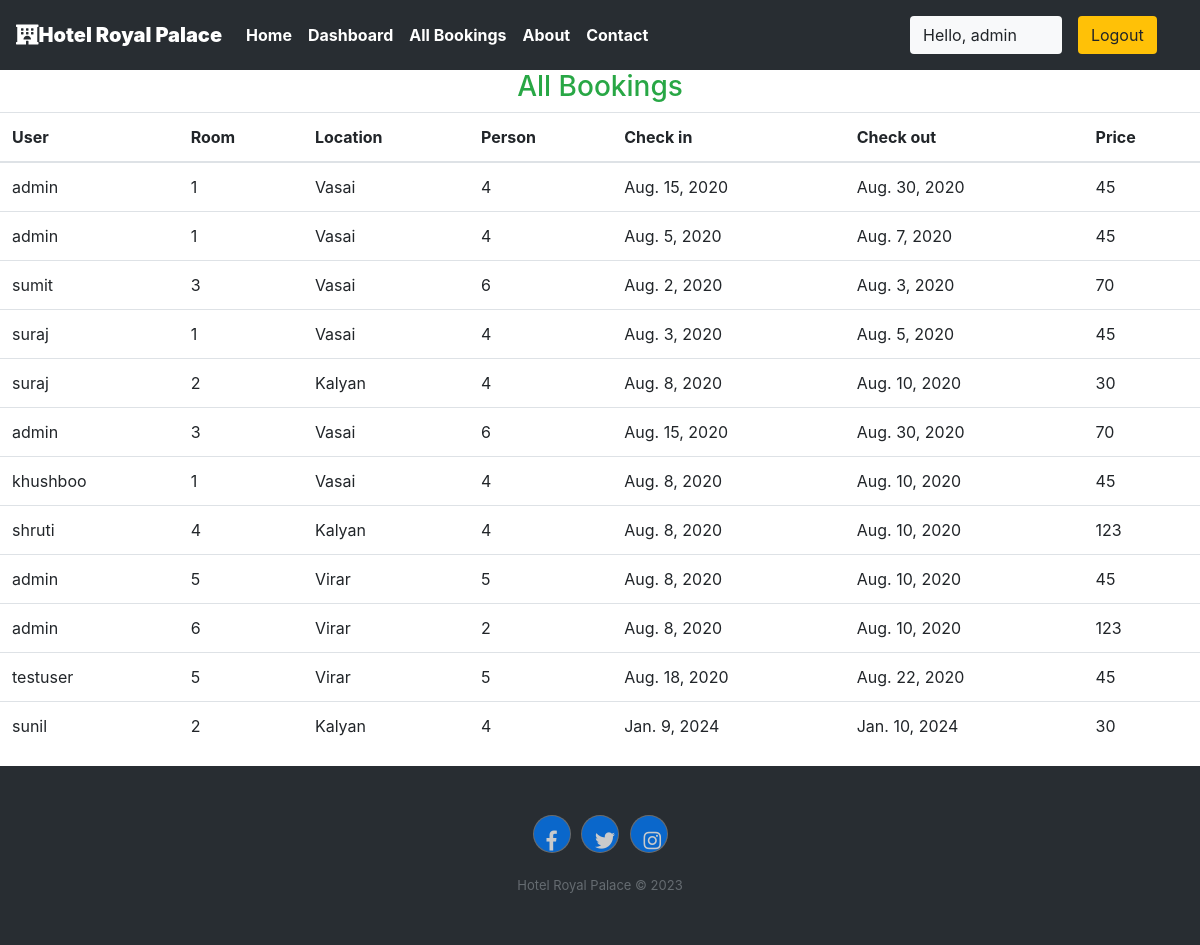
Page /staff/allbookings (signed in) on the committed database.
### krishna/models.py (models this page shows, shortened)
class Reservation(models.Model):
    check_in = models.DateField(auto_now =False)
    check_out = models.DateField()
    room = models.ForeignKey(Rooms, on_delete = models.CASCADE)
    guest = models.ForeignKey(User, on_delete= models.CASCADE)
    booking_id = models.CharField(max_length=100,default="null")

class Rooms(models.Model):
    ROOM_STATUS = (
    ("1", "available"),
    ("2", "not available"),
    )
    ROOM_TYPE = (
    ("1", "premium"),
    ("2", "deluxe"),
    ("3","basic"),
    )
    room_type = models.CharField(max_length=50,choices = ROOM_TYPE)
    capacity = models.IntegerField()
    price = models.IntegerField()
    size = models.IntegerField()
    hotel = models.ForeignKey(Hotels, on_delete = models.CASCADE)
    status = models.CharField(choices =ROOM_STATUS,max_length = 15)
    roomnumber = models.IntegerField()

class Hotels(models.Model):
    name = models.CharField(max_length=30,default="krishna")
    owner = models.CharField(max_length=20)
    location = models.CharField(max_length=50)
    state = models.CharField(max_length=50,default="maharashtra")
    country = models.CharField(max_length=50,default="india")

### krishna/views.py (the view)
# urls.py: path('staff/allbookings', views.all_bookings,name="allbookigs"),
@login_required(login_url='/staff')
def all_bookings(request):
    bookings = Reservation.objects.all()
    if not bookings:
        messages.warning(request,"No Bookings Found")
    return HttpResponse(render(request,'staff/allbookings.html',{'bookings':bookings}))

### templates/staff/allbookings.html (shortened to what this page needs)
{% extends 'basic.html' %}
{% block body %}
<h3 class="text-center  text-success">All Bookings </h3>
<table class="table">
    <thead>
        <th>User</th>
        <th>Room</th>
        <th>Location</th>
        <th>Person</th>
        <th>Check in</th>
        <th>Check out</th>
        <th>Price</th>
    </thead>
    {% for each_booking in bookings %}
    <tr>
        <td>{{each_booking.guest.username}}</td>
        <td>{{each_booking.room.roomnumber}}</td>
        <td>{{each_booking.room.hotel.location}}</td>
        <td>{{each_booking.room.capacity}}</td>
        <td>{{each_booking.check_in}}</td>
        <td>{{each_booking.check_out}}</td>
        <td>{{each_booking.room.price}}</td>
    </tr>
    {% endfor %}
</table>
{% endblock body %}

### templates/basic.html (shortened to what this page needs)
{% load static %}
<!DOCTYPE html>
<!DOCTYPE html>
<html lang="en">
<head>
    <link rel="stylesheet" href="https://use.fontawesome.com/releases/v5.7.0/css/all.css">
    <link rel="stylesheet" href="https://maxcdn.bootstrapcdn.com/bootstrap/4.5.0/css/bootstrap.min.css" >
</head>
<body>
    <div class="container-fluid px-0">
        <nav class="navbar navbar-expand-lg navbar-dark font-weight-bold" style="background-color:#282d32">
            <a class="navbar-brand text-bold bg-black " href="/"><i class="fas fa-hotel text-"></i><b>Hotel Royal Palace</b></a>
            <div class="collapse navbar-collapse " id="navbarSupportedContent">
                <ul class="navbar-nav mr-auto ">
                    <li class="nav-item active">
                        <a class="nav-link text-bold " href="/home"> Home</a>
                    </li>
                    {% if user.is_staff %}
                    <li class="nav-item active">
                        <a class="nav-link text-bold" href="/staff/panel">Dashboard </a>
                    </li>
                    {% elif user.is_staff == False and user.is_authenticated %}
                    <li class="nav-item active">
                            <a class="nav-link text-bold" href="/user/bookings">My Bookings </a>
                        </li>
                    {% endif %}
                    {% if user.is_staff %}
                    <li class="nav-item active">
                            <a class="nav-link text-bold" href="/staff/allbookings">All Bookings </a>
                        </li>
                    {% endif %}
                    <li class="nav-item active">
                        <a class="nav-link text-bold" href="/about">About</a>
                    </li>
                    <li class="nav-item active">
                        <a class="nav-link text-bold" href="/contact">Contact </a>
                    </li>
                </ul>
                {% if user.is_authenticated %}
                      <button class="btn btn-group bg-light" data-toggle="modal" data-target="#forlogin">
                       Hello, {{request.user}}
                       <a href="/logout" class="nav-link">
                    <button class="btn btn-group bg-warning" data-toggle="modal" data-target="#forlogin">
                        Logout
                    </button></a>&nbsp; &nbsp;
                    </button>
                {% endif %}
            </div>
        </nav>
    </div>
    {% block body %}
    {% endblock body %}
    <div class="footer-dark">
        <footer>
            <div class="container">
                <div class="row">
                    <div class="col item social">
                        <a class="btn btn-square btn-primary mx-1" href=""><i class="fab fa-facebook-f"></i></a>
                        <a class="btn btn-square btn-primary mx-1" href=""><i class="fab fa-twitter"></i></a>
                        <a class="btn btn-square btn-primary mx-1" href=""><i class="fab fa-instagram"></i></a>
                    </div>
                </div>
                <p class="copyright">Hotel Royal Palace © 2023</p>
            </div>
        </footer>
    </div>
</body>
</html>

### templates/basic.html (style rules this page uses)
a { text-decoration: none; }
.footer-dark { padding:50px 0; color:#f0f9ff; background-color:#282d32; }
.footer-dark .item.social { text-align:center; }
.footer-dark .item.social > a { font-size:20px; width:36px; height:36px; line-height:36px; display:inline-block; text-align:center; border-radius:50%; box-shadow:0 0 0 1px rgba(255,255,255,0.4); margin:0 8px; color:#fff; opacity:0.75; }
.footer-dark .copyright { text-align:center; padding-top:24px; opacity:0.3; font-size:13px; margin-bottom:0; }

### rows in the picture
Reservation: guest.username "admin", room.roomnumber "1", room.hotel.location "Vasai", room.capacity "4", check_in "Aug. 15, 2020", check_out "Aug. 30, 2020", room.price "45"
Reservation: guest.username "admin", room.roomnumber "1", room.hotel.location "Vasai", room.capacity "4", check_in "Aug. 5, 2020", check_out "Aug. 7, 2020", room.price "45"
Reservation: guest.username "sumit", room.roomnumber "3", room.hotel.location "Vasai", room.capacity "6", check_in "Aug. 2, 2020", check_out "Aug. 3, 2020", room.price "70"
Reservation: guest.username "suraj", room.roomnumber "1", room.hotel.location "Vasai", room.capacity "4", check_in "Aug. 3, 2020", check_out "Aug. 5, 2020", room.price "45"
Reservation: guest.username "suraj", room.roomnumber "2", room.hotel.location "Kalyan", room.capacity "4", check_in "Aug. 8, 2020", check_out "Aug. 10, 2020", room.price "30"
Reservation: guest.username "admin", room.roomnumber "3", room.hotel.location "Vasai", room.capacity "6", check_in "Aug. 15, 2020", check_out "Aug. 30, 2020", room.price "70"
Reservation: guest.username "khushboo", room.roomnumber "1", room.hotel.location "Vasai", room.capacity "4", check_in "Aug. 8, 2020", check_out "Aug. 10, 2020", room.price "45"
Reservation: guest.username "shruti", room.roomnumber "4", room.hotel.location "Kalyan", room.capacity "4", check_in "Aug. 8, 2020", check_out "Aug. 10, 2020", room.price "123"
Reservation: guest.username "admin", room.roomnumber "5", room.hotel.location "Virar", room.capacity "5", check_in "Aug. 8, 2020", check_out "Aug. 10, 2020", room.price "45"
Reservation: guest.username "admin", room.roomnumber "6", room.hotel.location "Virar", room.capacity "2", check_in "Aug. 8, 2020", check_out "Aug. 10, 2020", room.price "123"
Reservation: guest.username "testuser", room.roomnumber "5", room.hotel.location "Virar", room.capacity "5", check_in "Aug. 18, 2020", check_out "Aug. 22, 2020", room.price "45"
Reservation: guest.username "sunil", room.roomnumber "2", room.hotel.location "Kalyan", room.capacity "4", check_in "Jan. 9, 2024", check_out "Jan. 10, 2024", room.price "30"

### other values in the picture
{{ request.user }} "admin"
